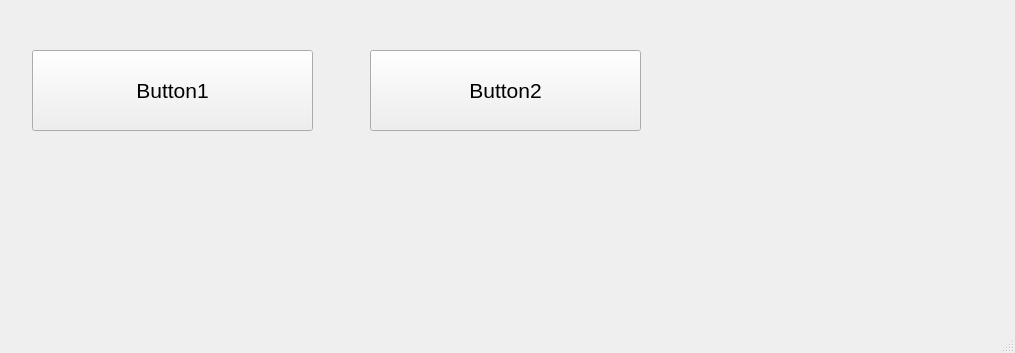
<?xml version="1.0" encoding="UTF-8"?>
<ui version="4.0">
 <class>MainWindow</class>
 <widget class="QMainWindow" name="MainWindow">
  <property name="geometry">
   <rect>
    <x>0</x>
    <y>0</y>
    <width>1015</width>
    <height>353</height>
   </rect>
  </property>
  <property name="windowTitle">
   <string>Status Bar</string>
  </property>
  <widget class="QWidget" name="centralwidget">
   <widget class="QPushButton" name="button1_pushButton">
    <property name="geometry">
     <rect>
      <x>32</x>
      <y>50</y>
      <width>281</width>
      <height>81</height>
     </rect>
    </property>
    <property name="font">
     <font>
      <pointsize>16</pointsize>
     </font>
    </property>
    <property name="text">
     <string>Button1</string>
    </property>
   </widget>
   <widget class="QPushButton" name="button2_pushButton_2">
    <property name="geometry">
     <rect>
      <x>370</x>
      <y>50</y>
      <width>271</width>
      <height>81</height>
     </rect>
    </property>
    <property name="font">
     <font>
      <pointsize>16</pointsize>
     </font>
    </property>
    <property name="text">
     <string>Button2</string>
    </property>
   </widget>
  </widget>
  <widget class="QMenuBar" name="menubar">
   <property name="geometry">
    <rect>
     <x>0</x>
     <y>0</y>
     <width>1015</width>
     <height>26</height>
    </rect>
   </property>
  </widget>
  <widget class="QStatusBar" name="statusbar"/>
 </widget>
 <resources/>
 <connections/>
</ui>
